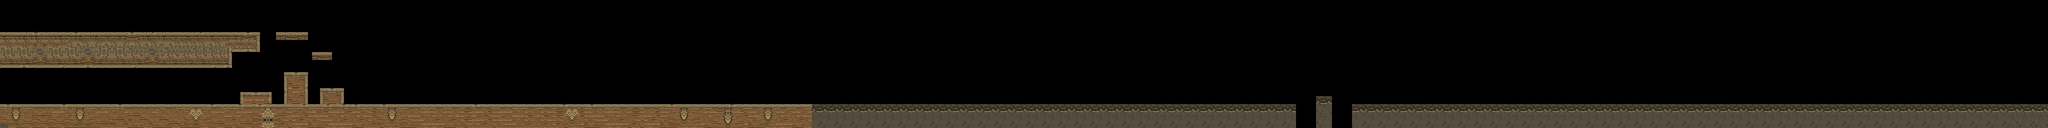

The image is a tile-based game level rendered from a .tmx file. Its description and source (layers, tilesets, objects; grid data summarised) follow:
An orthogonal 512x32 tile map with 32x32 px tiles, 1 tile layer (Capa de Patrones 1), 3 tilesets and 10 objects.

<map version="1.0" orientation="orthogonal" renderorder="right-down" width="512" height="32" tilewidth="32" tileheight="32" nextobjectid="40">
 <tileset firstgid="1" name="unTile2" tilewidth="32" tileheight="32" tilecount="448" columns="28">
  <image source="unTile2.png" width="896" height="512" />
 </tileset>
 <tileset firstgid="449" name="t2" tilewidth="32" tileheight="32" tilecount="1024" columns="32">
  <image source="ty2.png" width="1024" height="1024" />
 </tileset>
 <tileset firstgid="1473" name="t4" tilewidth="32" tileheight="32" tilecount="4096" columns="64">
  <image source="ii.jpg" width="2048" height="2048" />
 </tileset>
 <layer name="Capa de Patrones 1" width="512" height="32">
  <data>[16384 cells, 3701 non-empty, 109 distinct tile ids]</data>
 </layer>
 <objectgroup name="CapaDeColision">
  <object id="1" x="-2" y="832" width="10344" height="8000" />
  <object id="4" x="10544.7" y="769" width="92" height="253" />
  <object id="6" x="10842" y="830" width="5579.21" height="7618" />
  <object id="29" x="0" y="256.016" width="1826.66" height="279.984" />
  <object id="30" x="1936" y="737" width="224" height="90" />
  <object id="31" x="2288" y="577.333" width="157.333" height="256" />
  <object id="33" x="1826.67" y="256" width="232" height="158.667" />
  <object id="35" x="2512" y="418.333" width="120" height="62" />
  <object id="36" x="2226.67" y="257.667" width="217" height="60.3333" />
  <object id="37" x="2587" y="704.667" width="143" height="126.333" />
 </objectgroup>
</map>